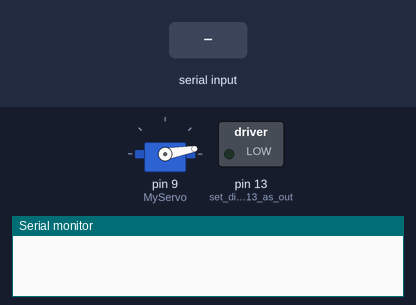
Recording of a sketch running on a simulated Arduino Uno, built with avr-gcc and run on an emulated ATmega328P. Parts: servo, switched loads named in the sketch (green lamp = pin HIGH), the last lines printed to the serial monitor. Inputs (shaded band) come from the test bench.

Above: at 1.2 s.
1.3 s: "1" received over Serial
At 2.2 s:
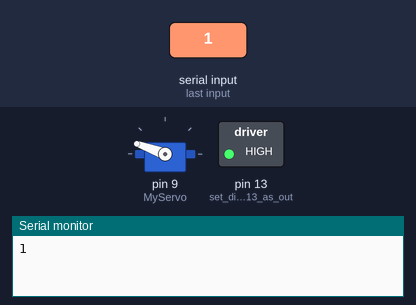
2.8 s: "0" received over Serial
At 3.4 s:
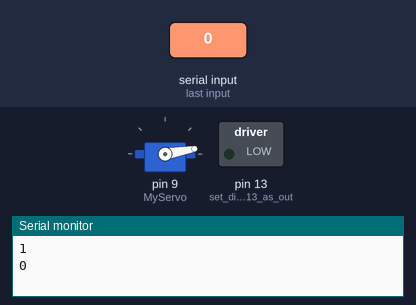
Timing chart, 0 to 5.8 s (numbered marks = the images above; inputs shaded):
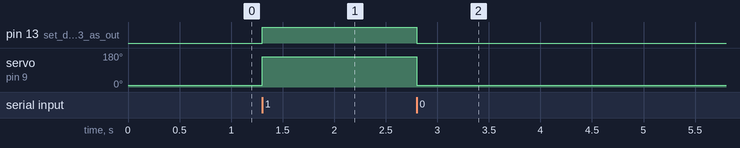

Measured:
- after the input at 1.3 s, pin 13 (set_digital_pin_13_as_out): LOW → HIGH at once; servo on pin 9 (MyServo): 10° → 160° at once
- after the input at 2.8 s, pin 13 (set_digital_pin_13_as_out): HIGH → LOW at once; servo on pin 9 (MyServo): 160° → 10° at once

The sketch:

BTServo.ino
```cpp
// Control servo motor via bluetooth connection
// This example is intended to be as simple as possible in order to illustrate the fundamentals
// it may be refined as desired.

char data = 0;                //Variable for storing received data

#include <Servo.h>
Servo MyServo;                // create servo object to control a servo
int iPos = 10;                // starting position for the servo in degrees
void setup()
{
  Serial.begin(9600);         // set speed of serial port
  pinMode(13, OUTPUT);        // set digital pin 13 as output
  MyServo.attach(9);          // associate pin 9 with servo object
  MyServo.write(iPos); // set servo to the default position (10 degrees)
}
void loop()
{
  if(Serial.available() > 0)   // Check to see if serial data has been received
  {
    data = Serial.read();      // store incoming data
    Serial.println(data);      // display incoming data in serial monitor
    if(data == '1')            // check incoming data - move servo if it is a 1
    {
        iPos = 160;            // set desired servo location to 160 degrees
        digitalWrite(13, HIGH);// set internal LED on
    }
    else if(data == '0')        // Value was not 1, check for value of zero.
    {
        iPos = 10;              // set desired servo location to 10 degrees
        digitalWrite(13, LOW);  // turn internal LED off
    }

    MyServo.write(iPos); // command the servo to the position established above
  } // end if(Serial.available()...

}
```
